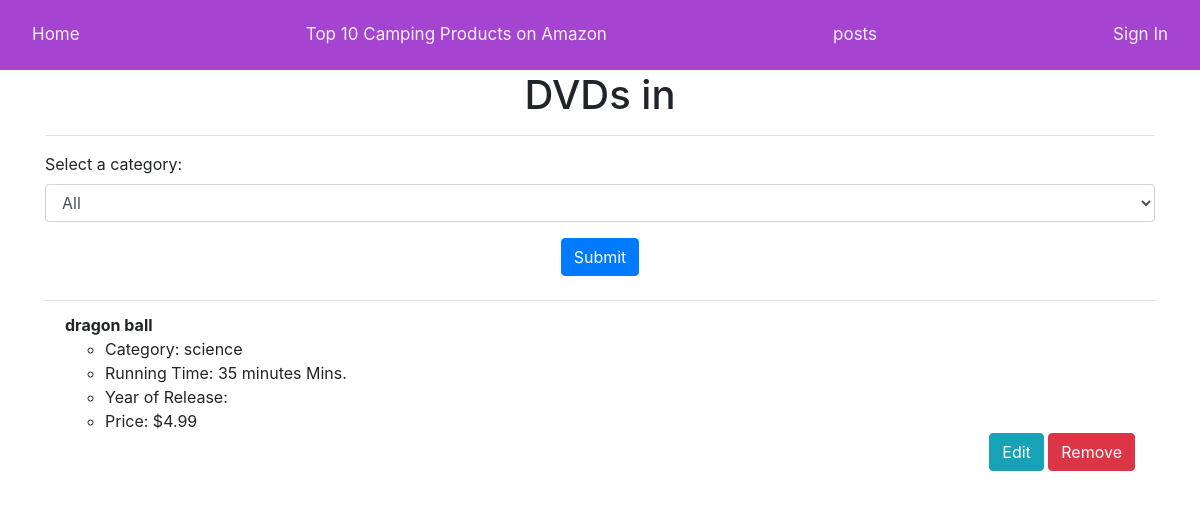
The page /view-by-category/science on the database its author committed.
### api/models.py (models this page shows)
class DVD(db.Model):
    id = db.Column(db.Integer, primary_key=True)
    title = db.Column(db.String(100), nullable=False)
    category = db.Column(db.String(50), nullable=False)
    running_time = db.Column(db.String(20), nullable=False)
    year = db.Column(db.Integer, nullable=False)
    price = db.Column(db.Float, nullable=False)
    __table_args__ = (
        CheckConstraint('id >= 1'),
        CheckConstraint('id <= 100'),
    )

### api/routes.py (the view)
@dvd.route('/view-by-category/<string:category>')
def view_by_category(category):
    dvds = DVD.query.filter_by(category=category).all()
    return render_template("view_by_category.html",user=current_user, dvds=dvds)

### api/templates/view_by_category.html (shortened to what this page needs)
{% extends "base.html" %}
{% block content %}
  <div class="container">
    <h1 align="center">DVDs in {{ category }}</h1>
    <hr>
    <form method="GET">
      <div class="form-group">
        <label for="category">Select a category:</label>
        <select class="form-control" id="category" name="category">
          <option value="All">All</option>
        </select>
      </div>
      <div align="center">
        <button type="submit" class="btn btn-primary">Submit</button>
      </div>
    </form>
    <br>
    <ul class="list-group list-group-flush" id="dvds">
      {% for dvd in dvds %}
        <li class="list-group-item">
          <strong>{{ dvd.title }}</strong>
          <ul>
            <li>Category: {{ dvd.category }}</li>
            <li>Running Time: {{ dvd.running_time }} Mins.</li>
            <li>Year of Release: {{ dvd.year_of_release }}</li>
            <li>Price: ${{ dvd.price }}</li>
          </ul>
          <div align="right">
            <a href="{{ url_for('dvd.edit_dvd', id=dvd.id) }}" class="btn btn-info">Edit</a>
            <a href="{{ url_for('dvd.remove_dvd', id=dvd.id) }}" class="btn btn-danger" onclick="return confirm('Are you sure you want to remove this DVD?')">Remove</a>
          </div>
        </li>
      {% endfor %}
    </ul>
  </div>
{% endblock %}

### rows shown on the page
DVD: title "dragon ball", category "science", running_time "35 minutes", price "4.99"
